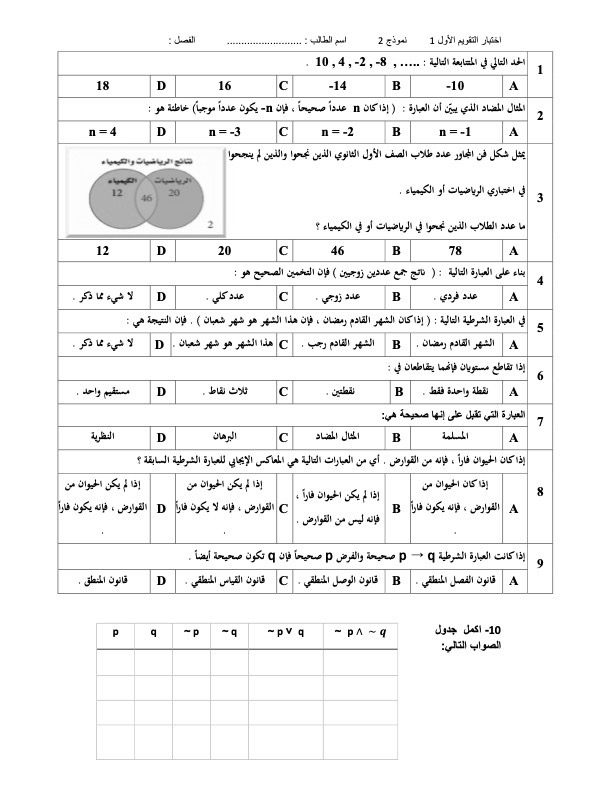
#> input picture data/00-test1-blank.jpg, 612 x 792 px, found by its file name
$ python final.py
#> lines starting #> are read from the running program, lines starting #| are printed output that depends on the picture; after the words box and inside, x2 and y2 are one past the last pixel; in counts of white or black regions, pixels touching at a corner belong together
import os
import cv2
from imutils.perspective import four_point_transform
import numpy as np
import imutils


answer_key = {0: 1, 1: 2, 2: 0, 3: 3, 4: 1, 5: 1, 6: 2, 7: 3, 8: 2, 9: 1}

# Read the template test:
test1_blank = cv2.imread("data/00-test1-blank.jpg")
#> test1_blank is the input picture: shape (792, 612, 3); min 0, max 255, mean 242.7

# Function to prepare the paper for grading
def ready_paper(test):
    gray = cv2.cvtColor(test, cv2.COLOR_BGR2GRAY)
    blurred = cv2.GaussianBlur(gray, (5, 5), 0)
    edged = cv2.Canny(blurred, 75, 200)
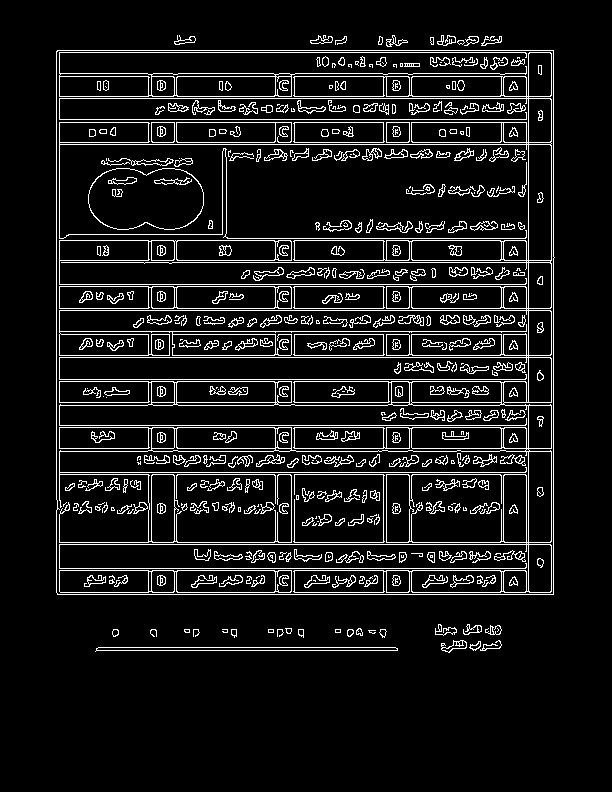
#> edged: shape (792, 612); 9.1% white in thin lines or dots, all inside (x1, y1, x2, y2) = (56, 35, 555, 653)

    # find contours in the edge map, then initialize
    # the contour that corresponds to the document
    cnts = cv2.findContours(edged.copy(), cv2.RETR_EXTERNAL, cv2.CHAIN_APPROX_SIMPLE)
#> cnts = 34 contours, 12 with area under 20; largest, box (x1, y1, x2, y2) and area: (56, 50, 555, 595) 270357, (95, 647, 398, 652) 900, (441, 640, 467, 653) 146, (310, 35, 333, 44) 90, (174, 35, 196, 45) 80
    cnts = imutils.grab_contours(cnts)
    docCnt = None
    # ensure that at least one contour was found
    if len(cnts) > 0:
        # sort the contours according to their size in
        # descending order
        cnts = sorted(cnts, key=cv2.contourArea, reverse=True)
        # loop over the sorted contours
        for c in cnts:
            # approximate the contour
            peri = cv2.arcLength(c, True)
            approx = cv2.approxPolyDP(c, 0.02 * peri, True)
            # if our approximated contour has four points,
            # then we can assume we have found the paper
            if len(approx) == 4:
                docCnt = approx
                break
#> this loop made 1 pass
#> (peri, docCnt) on pass 1: (2082.5, [[57, 50], [57, 594], [553, 594], [553, 50]])

    # apply a four point perspective transform to both the
    # original image and grayscale image to obtain a top-down
    # birds eye view of the paper
    paper = four_point_transform(test, docCnt.reshape(4, 2))
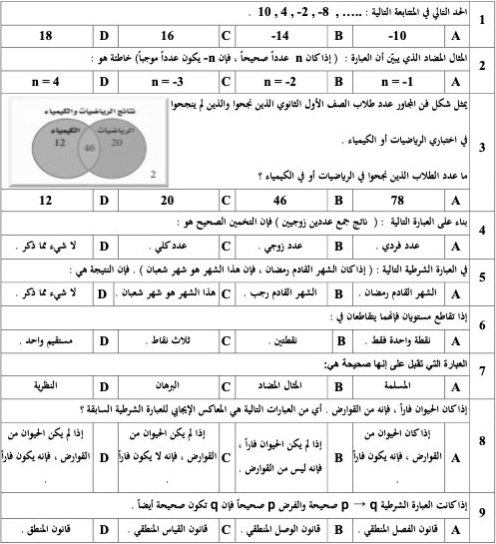
#> paper: shape (544, 496, 3); min 0, max 255, mean 234.6
    warped = four_point_transform(gray, docCnt.reshape(4, 2))

    # apply Otsu's thresholding method to binarize the warped
    # piece of paper
    thresh = cv2.threshold(warped, 0, 255, cv2.THRESH_BINARY_INV | cv2.THRESH_OTSU)[1]
#> thresh: shape (544, 496); 14.2% white; 548 white regions (204 under 20 px), largest, box (x1, y1, x2, y2) and area: (0, 1, 495, 543) 11283, (32, 118, 146, 179) 5840, (10, 184, 168, 187) 317
    return (thresh, paper)


thresh, _ = ready_paper(test1_blank)

img = thresh

# make question 1 boxes
q1_a = [
    [353, 25],
    [353, 46],
    [469, 46],
    [469, 25],
]
q1_b = [
    [235, 25],
    [235, 46],
    [351, 46],
    [351, 25],
]
q1_c = [
    [117, 25],
    [117, 46],
    [233, 46],
    [233, 25],
]
q1_d = [
    [0, 25],
    [0, 46],
    [115, 46],
    [115, 25],
]

# make question 2 boxes
q2_a = [
    [353, 71],
    [469, 71],
    [469, 92],
    [353, 92],
]
q2_b = [
    [235, 71],
    [235, 92],
    [351, 92],
    [351, 71],
]
q2_c = [
    [117, 71],
    [117, 92],
    [233, 92],
    [233, 71],
]
q2_d = [
    [0, 71],
    [0, 92],
    [115, 92],
    [115, 71],
]

# make question 3 boxes
q3_a = [
    [353, 190],
    [469, 190],
    [469, 210],
    [353, 210],
]
q3_b = [
    [235, 190],
    [351, 190],
    [351, 210],
    [235, 210],
]
q3_c = [
    [117, 190],
    [233, 190],
    [233, 210],
    [117, 210],
]
q3_d = [
    [0, 190],
    [115, 190],
    [115, 210],
    [0, 210],
]

# make question 4 boxes
q4_a = [
    [353, 236],
    [469, 236],
    [469, 257],
    [353, 257],
]
q4_b = [
    [235, 236],
    [351, 236],
    [351, 257],
    [235, 257],
]
q4_c = [
    [117, 236],
    [233, 236],
    [233, 257],
    [117, 257],
]
q4_d = [
    [0, 236],
    [115, 236],
    [115, 257],
    [0, 257],
]

# make question 5 boxes
q5_a = [
    [353, 283],
    [469, 283],
    [469, 304],
    [353, 304],
]
q5_b = [
    [235, 283],
    [351, 283],
    [351, 304],
    [235, 304],
]
q5_c = [
    [117, 283],
    [233, 283],
    [233, 304],
    [117, 304],
]
q5_d = [
    [0, 283],
    [115, 283],
    [115, 304],
    [0, 304],
]

# make question 6 boxes
q6_a = [
    [353, 330],
    [469, 330],
    [469, 352],
    [353, 352],
]
q6_b = [
    [235, 330],
    [351, 330],
    [351, 352],
    [235, 352],
]
q6_c = [
    [117, 330],
    [233, 330],
    [233, 352],
    [117, 352],
]
q6_d = [
    [0, 330],
    [115, 330],
    [115, 352],
    [0, 352],
]

# make question 7 boxes
q7_a = [
    [353, 376],
    [469, 376],
    [469, 398],
    [353, 398],
]
q7_b = [
    [235, 376],
    [351, 376],
    [351, 398],
    [235, 398],
]
q7_c = [
    [117, 376],
    [233, 376],
    [233, 398],
    [117, 398],
]
q7_d = [
    [0, 376],
    [115, 376],
    [115, 398],
    [0, 398],
]

# make question 8 boxes (3x height of other questions)
q8_a = [
    [353, 423],
    [469, 423],
    [469, 492],
    [353, 492],
]
q8_b = [
    [235, 423],
    [351, 423],
    [351, 492],
    [235, 492],
]
q8_c = [
    [117, 423],
    [233, 423],
    [233, 492],
    [117, 492],
]
q8_d = [
    [0, 423],
    [115, 423],
    [115, 492],
    [0, 492],
]

# make question 9 boxes
q9_a = [
    [353, 517],
    [469, 517],
    [469, 540],
    [353, 540],
]
q9_b = [
    [235, 517],
    [351, 517],
    [351, 540],
    [235, 540],
]
q9_c = [
    [117, 517],
    [233, 517],
    [233, 540],
    [117, 540],
]
q9_d = [
    [0, 517],
    [115, 517],
    [115, 540],
    [0, 540],
]

# add all boxes to a list
boxes = []
boxes.append([q1_a, q1_b, q1_c, q1_d])
boxes.append([q2_a, q2_b, q2_c, q2_d])
boxes.append([q3_a, q3_b, q3_c, q3_d])
boxes.append([q4_a, q4_b, q4_c, q4_d])
boxes.append([q5_a, q5_b, q5_c, q5_d])
boxes.append([q6_a, q6_b, q6_c, q6_d])
boxes.append([q7_a, q7_b, q7_c, q7_d])
boxes.append([q8_a, q8_b, q8_c, q8_d])
boxes.append([q9_a, q9_b, q9_c, q9_d])

# get the threshold for each box from the template
thresholds = []
for i in range(0, 9):
    thresholds_temp = []
    for j in range(0, 4):

        # mask the question
        mask = np.zeros(thresh.shape, dtype="uint8")
        cv2.drawContours(mask, np.array([boxes[i][j]]), -1, 255, -1)

        mask = cv2.bitwise_and(thresh, thresh, mask=mask)
        total = cv2.countNonZero(mask)
        thresholds_temp.append(total)
    thresholds.append(thresholds_temp)
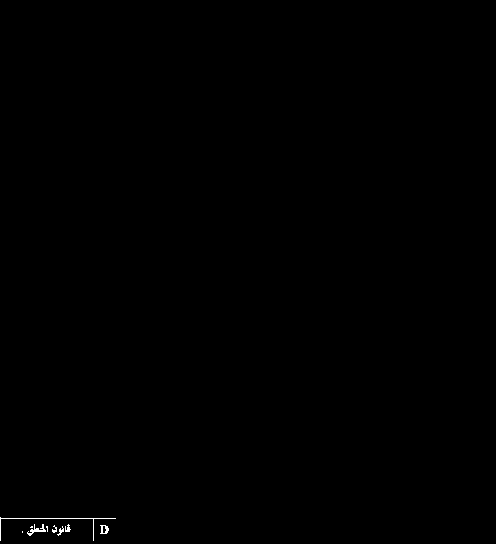
#> mask: shape (544, 496); 0.14% white in thin lines or dots, all inside (x1, y1, x2, y2) = (0, 517, 116, 541)
#> after the loop, thresholds = [[277, 276, 275, 282], [176, 188, 191, 188], [165, 169, 180, 166], [231, 235, 234, 296], [375, 363, 440, 311], [352, 242, 271, 278], [300, 398, 316, 327], [854, 873, 966, 907], [493, 508, 520, 379]]

# grade the tests
for file in os.listdir("data/tests/"):
    test = cv2.imread("data/tests/" + file)
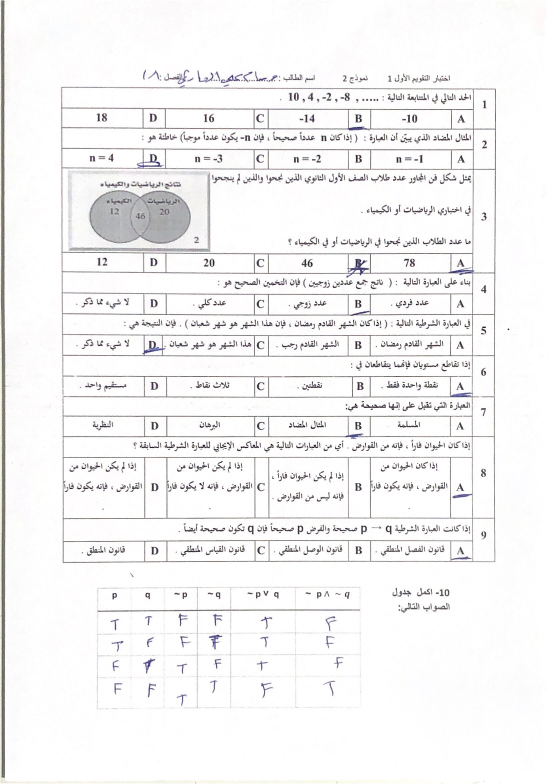
#> input picture data/tests/01-test1.jpg, 1659 x 2352 px, found by its file name (shown at 1/3 size)
#> test is the input picture: shape (2352, 1659, 3); mean B, G, R 244, 243.7, 244.3
    test, paper = ready_paper(test)
#> in ready_paper (call 2), `edged = cv2.Canny(blurred, 75, 200)`:
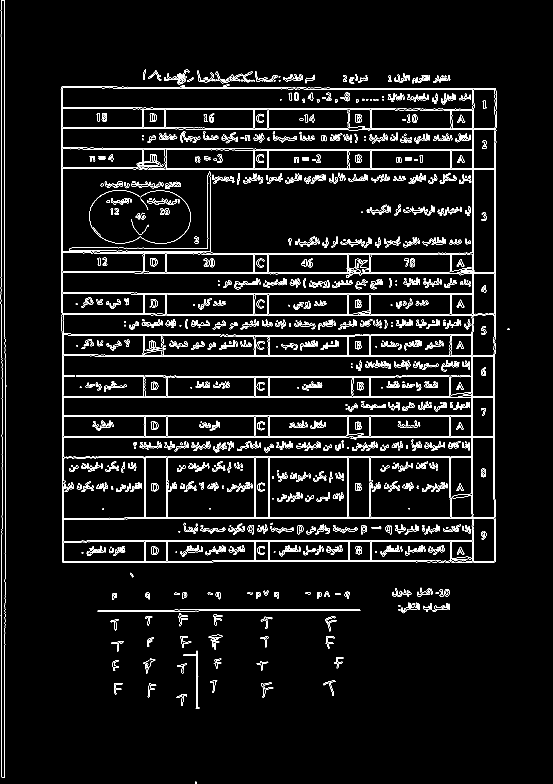
#> edged: shape (2352, 1659) (shown at 1/3 size); 3.7% white in thin lines or dots
#> in ready_paper (call 2), `cnts = cv2.findContours(edged.copy(), cv2.RETR_EXTERNAL, cv2.CHAIN_APP..`: cnts = 665 contours, 331 with area under 20; largest, box (x1, y1, x2, y2) and area: (182, 255, 1489, 1689) 581030, (188, 882, 1418, 1067) 94450, (186, 263, 1420, 328) 72680, (191, 1372, 1417, 1624) 60869, (497, 448, 1111, 507) 33384
#> the loop in ready_paper (call 2), `for c in cnts:` made 2 passes
#> (peri, docCnt) on pass 2: (5528.1, [[188, 943], [191, 1064], [1415, 1065], [1417, 945]])
#> in ready_paper (call 2), `paper = four_point_transform(test, docCnt.reshape(4, 2))`:
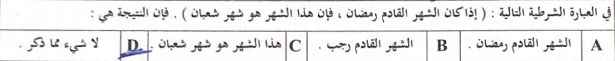
#> paper: shape (121, 1229, 3) (shown at 1/2 size); mean B, G, R 234.1, 233.3, 234.5
#> in ready_paper (call 2), `thresh = cv2.threshold(warped, 0, 255, cv2.THRESH_BINARY_INV | cv2.THR..`:
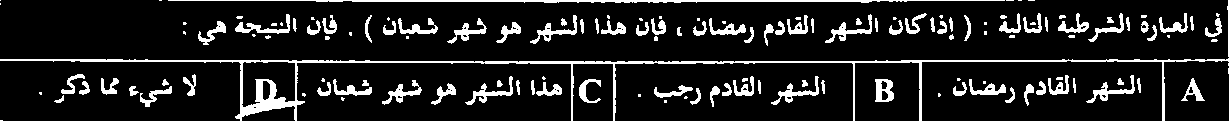
#> thresh: shape (121, 1229); 12% white; 144 white regions (50 under 20 px), largest, box (x1, y1, x2, y2) and area: (0, 58, 1229, 121) 4677, (168, 0, 1005, 3) 1465, (465, 76, 513, 105) 334
    correct = 0
    for i in range(0, 9):
        choice = None
        for j in range(0, 4):
            mask = np.zeros(test.shape, dtype="uint8")
            cv2.drawContours(mask, np.array([boxes[i][j]]), -1, 255, -1)

            mask = cv2.bitwise_and(test, test, mask=mask)
            total = cv2.countNonZero(mask)

            if total > thresholds[i][j]:
                choice = j
        if choice == answer_key[i]:
            correct += 1
#> mask: shape (121, 1229); every value is 0
#> after the loop, correct = 1
    print(file, correct)
#| 01-test1.jpg 1
#> pass 2 of the loop `for file in os.listdir("data/tests/"):`:
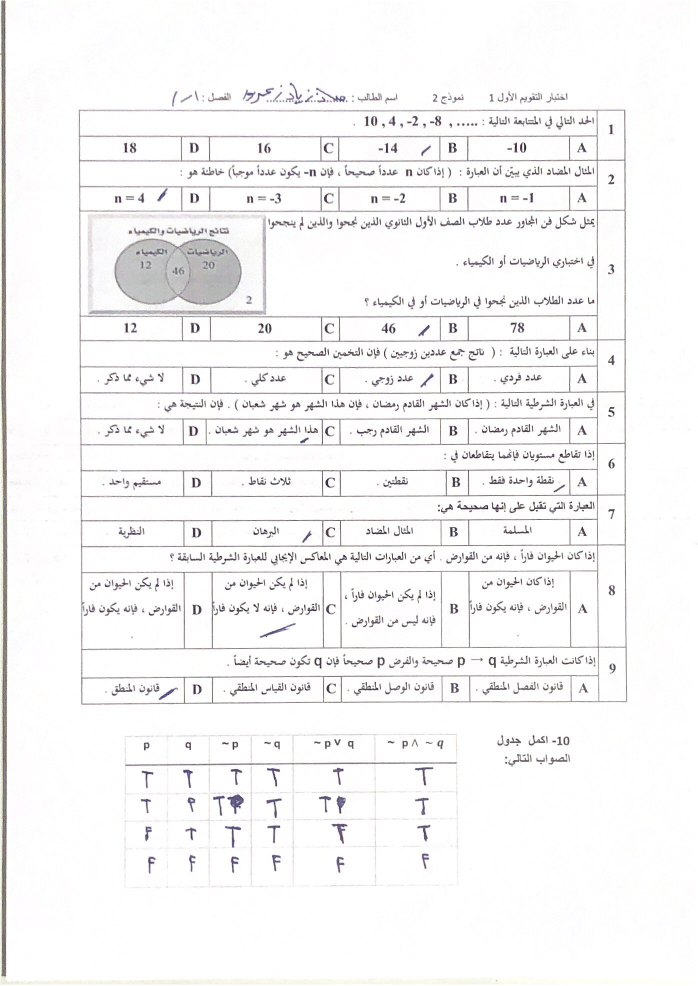
#> input picture data/tests/05-test1.jpg, 1395 x 1971 px, found by its file name (shown at 1/2 size)
#> test is the input picture: shape (1971, 1395, 3); mean B, G, R 245.4, 245.1, 245.7
#> gray: shape (1971, 1395)
#> blurred: shape (1971, 1395)
#> in ready_paper (call 3), `edged = cv2.Canny(blurred, 75, 200)`:
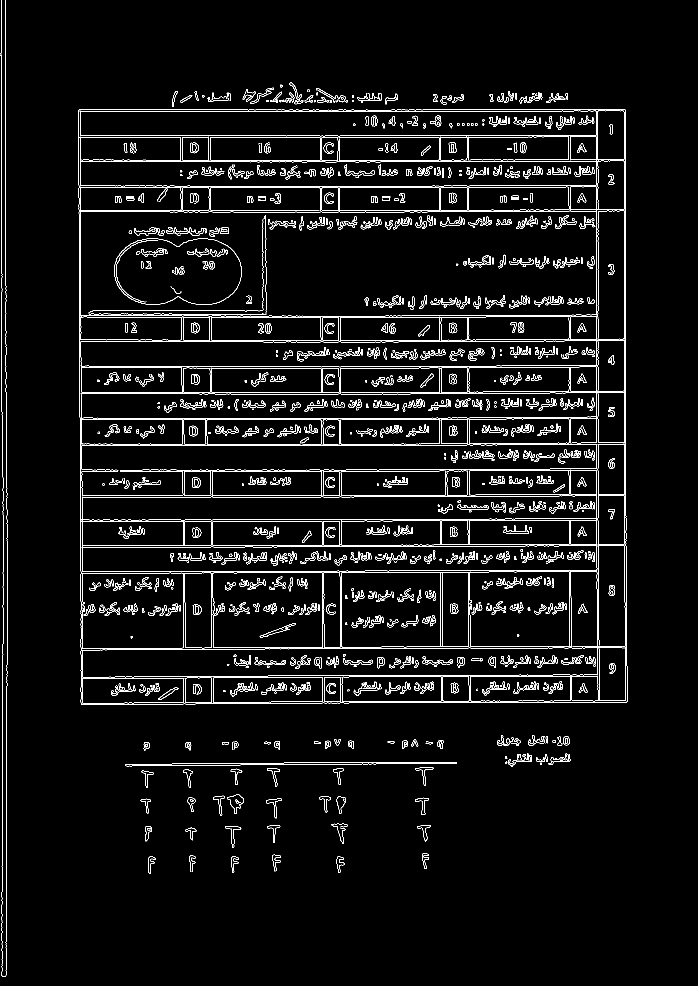
#> edged: shape (1971, 1395) (shown at 1/2 size); 4.4% white in thin lines or dots, all inside (x1, y1, x2, y2) = (0, 0, 1255, 1953)
#> cnts = 110 contours, 41 with area under 20; largest, box (x1, y1, x2, y2) and area: (157, 218, 1255, 1410) 1296140, (250, 1524, 914, 1533) 2090, (454, 1589, 488, 1628) 624, (1016, 1507, 1064, 1533) 358, (450, 1652, 483, 1696) 305
#> the loop in ready_paper (call 3), `for c in cnts:` made 1 pass
#> (peri, docCnt) on pass 1: (4641.1, [[158, 219], [162, 1408], [1253, 1404], [1250, 219]])
#> paper: shape (1189, 1092, 3)
#> warped: shape (1189, 1092)
#> after the loop `for i in range(0, 9):`:
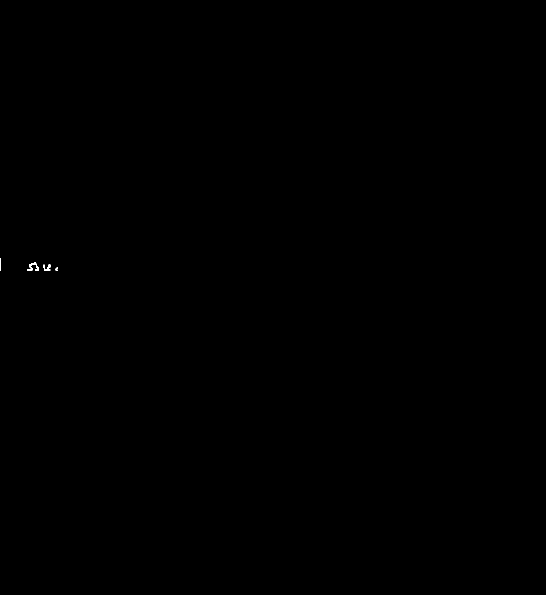
#> mask: shape (1189, 1092) (shown at 1/2 size); 0.03% white; 4 white regions, box (x1, y1, x2, y2) and area: (54, 525, 78, 541) 155, (87, 528, 102, 541) 100, (0, 517, 2, 541) 48, (111, 534, 116, 541) 25
#> after the loop `for i in range(0, 9):`: correct = 1
#| 05-test1.jpg 1
